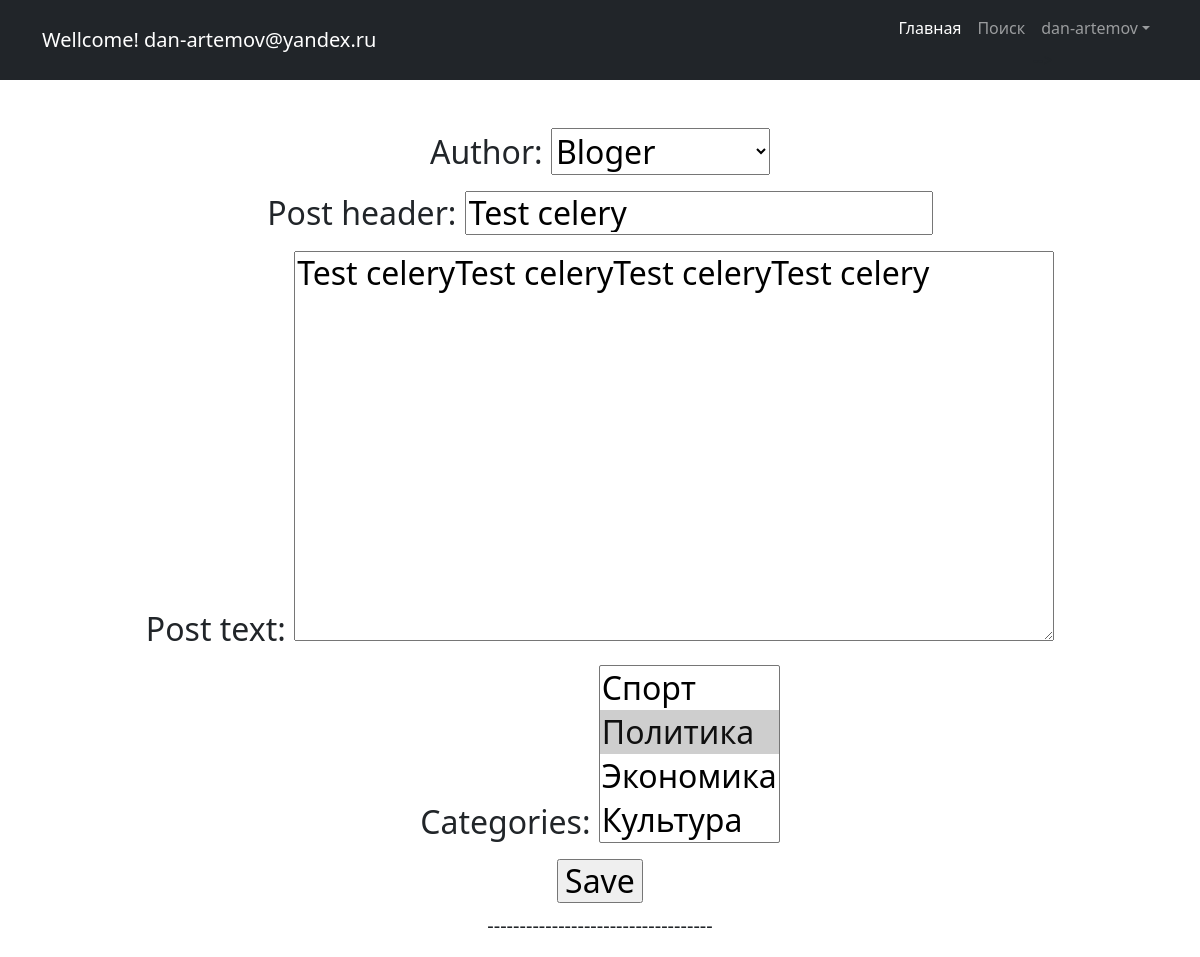
The page /news/41/edit/ (signed in) on the database as committed earlier.
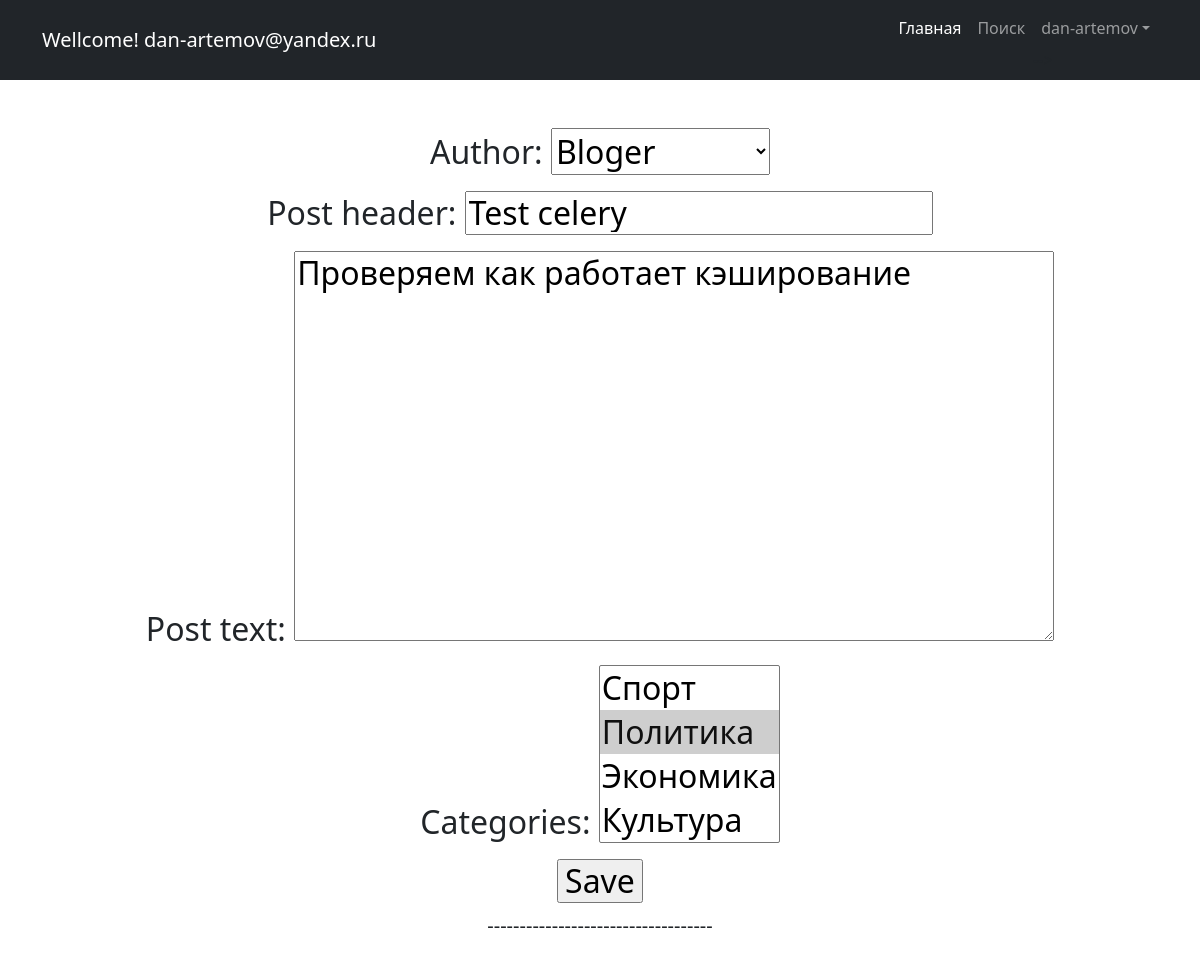
The same page on the database as committed later.
### news/models.py (models this page shows, shortened)
class Post(models.Model):
    article = 'at'
    news = 'nw'
    POST = [
        (article, 'Статья'),
        (news, 'Новости')
    ]
    author = models.ForeignKey(Author, on_delete=models.CASCADE)  # связь «один ко многим» с моделью Author;
    post_type = models.CharField(max_length=2, choices=POST, default='article')  # поле с выбором — статья или новость
    data_create = models.DateTimeField(auto_now_add=True)  # автоматически добавляемая дата и время создания;
    post_rating = models.IntegerField(default=0)  # рейтинг статьи/новости.
    post_header = models.CharField(max_length=255, default='')  # !!!!!!!!Изменить атрибуты  заголовок статьи/новости;
    post_text = models.TextField(default="")  # текст статьи/новости;
    categories = models.ManyToManyField(Category, through='PostCategory')

### news/views.py (the view)
# urls.py: path('news/<int:pk>/edit/', NewsEdit.as_view(), name='news_edit'),
class NewsEdit(PermissionRequiredMixin, UpdateView):
    permission_required = ('news.change_post',)
    form_class = NewsForm
    model = Post
    template_name = 'post_edit.html'

### news/forms.py (shortened to what this page needs)
class NewsForm(forms.ModelForm):
    class Meta:
        model = Post
        fields = [
            'author',
            'post_header',
            'post_text',
            'categories',
        ]

### news/models.py (called while the page is built)
    def __str__(self):
        return f'{self.users}'

    def __str__(self):
        return f'{self.category}'

### templates/post_edit.html (shortened to what this page needs)
{% extends 'flatpages/default.html' %}
{% load censor %}
{% block content %}
    <form action="" method="post">
        {{ form.as_p }}
        <input type="submit" value="Save" />
    </form>
{% endblock content %}

Rows that differ between the two databases and show on the page:
changed Post "Bloger": post_text "Test celeryTest celeryTest celeryTest celery" → "Проверяем как работает кэширование"
